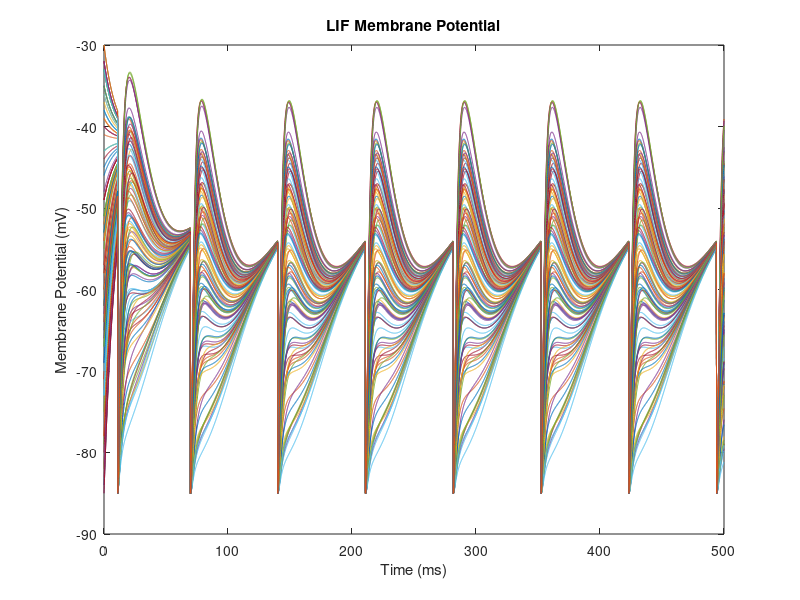
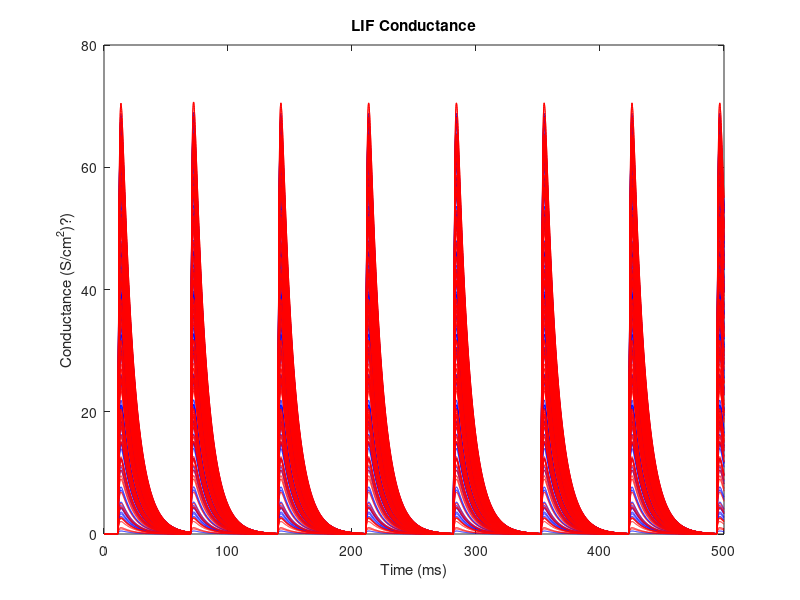
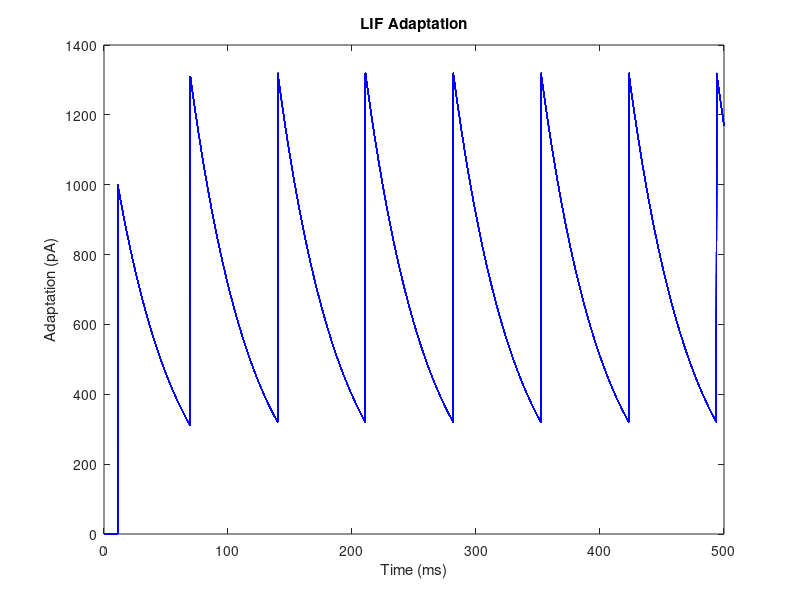

These figures' MATLAB source, in order:
%LIF forward euler simulation
%by Jonathan Gornet
%Last update: 7/31/2017

%need to make into a function

%--------------------------------------------------------------------------
%Simulation Parameters
SimTime     = 500;    %Simulation Time (ms)
dt          = 0.1; %differential (ms)
PopNum      = 100;    %Population of neurons
%Calcualte time vector from time parameters
TimeSpace   = [0:dt:SimTime];  %Time Space
TimeLength  = length(TimeSpace); %Time Steps

%--------------------------------------------------------------------------
%Simulation Variables
V           = zeros(PopNum,TimeLength); %Membrane Potential

a_e         = zeros(PopNum,TimeLength); %a term of alpha synapse
b_e         = zeros(PopNum,TimeLength); %b term of alpha synapse
g_e         = zeros(PopNum,TimeLength); %conductance of synapse

a_i         = zeros(PopNum,TimeLength); %a term of alpha synapse
b_i         = zeros(PopNum,TimeLength); %b term of alpha synapse
g_i         = zeros(PopNum,TimeLength); %conductance of synapse

a           = zeros(PopNum,TimeLength); %adaptation

%--------------------------------------------------------------------------
%Simulation Parameters
%LIF Parameters
E_L         = -65;   %Reversal potential
g_L         = 30.0;  %conductance
C           = 281.0; %capacitance
I_e         = 700;   %current
V_th        = -55;   %spike threshhold
V_spike     = -30;   %spike release
V_reset     = -85;   %reset value

%--------------------------------------------------------------------------
%Excitatory Synapse Parameters
tau_e       = 10;    %time constance of excitatory synapse
E_e         = 0;     %Excitatory reversal potential

%--------------------------------------------------------------------------
%Inhibitory Synapse Parameters
tau_i       = 10;    %time constance of inhibitory synapse
E_i         = -80;   %Inhibitory reversal potential

%--------------------------------------------------------------------------
%Weight Matrices
E_mat = randi([0,1000],[PopNum,1]);  %Excitatory Weights, needs work
I_mat = randi([0,1000],[PopNum,1]);  %Inhibitory Weights, needs work

%--------------------------------------------------------------------------
%Adaptation
adapt = 1000.*ones(PopNum,1);    %Threshhold adaptation
tau_a = 50;                      %adaptation time constant

%--------------------------------------------------------------------------
%Initial Conditions
V0range = [V_reset V_spike];
V(:,1) =  randi(V0range,[PopNum,1]);
%%

for t=1:TimeLength

%forward euler method 

%differential   prior value    LIF Equation                   excitatory synapse           inhibitory synapse            adaptation   current
V(:,t+1)        = V(:,t)        + (-g_L.*(V(:,t) - E_L)./C   + -g_e(:,t).*(V(:,t)-E_e)./C  + -g_i(:,t).*(V(:,t)-E_i)./C + -a(:,t)./C + I_e./C).*dt;

%--------------------------------------------------------------------------

%alpha synapses, excitatory
a_e(:,t+1)      = a_e(:,t)      + -a_e(:,t).*dt./tau_e;
b_e(:,t+1)      = b_e(:,t)      + -b_e(:,t).*dt;

%conductance term
g_e(:,t+1)      = (a_e(:,t) - b_e(:,t)).*dt;

%--------------------------------------------------------------------------

%alpha synapses, excitatory
a_i(:,t+1)      = a_i(:,t)      + -a_i(:,t).*dt./tau_i;
b_i(:,t+1)      = b_i(:,t)      + -b_i(:,t).*dt;

%conductance term
g_i(:,t+1)      = (a_i(:,t) - b_i(:,t)).*dt;

%--------------------------------------------------------------------------

%adaptation
a(:,t+1)        = a(:,t)   + -a(:,t).*dt./tau_a;

%--------------------------------------------------------------------------

if V(:,t) > V_th

%V(:,t)     = V_spike;
V(:,t+1)   = V_reset;

%excitory synapse
a_e(:,t+1)  = a_e(:,t+1) + E_mat;
b_e(:,t+1)  = b_e(:,t+1) + E_mat;

%inhibitory synapse
a_i(:,t+1)  = a_i(:,t+1) + I_mat;
b_i(:,t+1)  = b_i(:,t+1) + I_mat;

%adaptation
a(:,t+1)    = a(:,t+1)   + adapt;

end

%--------------------------------------------------------------------------

end

%%
figure
plot(linspace(0,SimTime,TimeLength + 1),V)
xlabel('Time (ms)');ylabel('Membrane Potential (mV)');title('LIF Membrane Potential');

figure
plot(linspace(0,SimTime,TimeLength + 1),g_e,'b')
hold on
plot(linspace(0,SimTime,TimeLength + 1),g_i,'r')
xlabel('Time (ms)');ylabel('Conductance (S/cm^2)?)');title('LIF Conductance');

figure
plot(linspace(0,SimTime,TimeLength + 1),a,'b')
xlabel('Time (ms)');ylabel('Adaptation (pA)');title('LIF Adaptation');